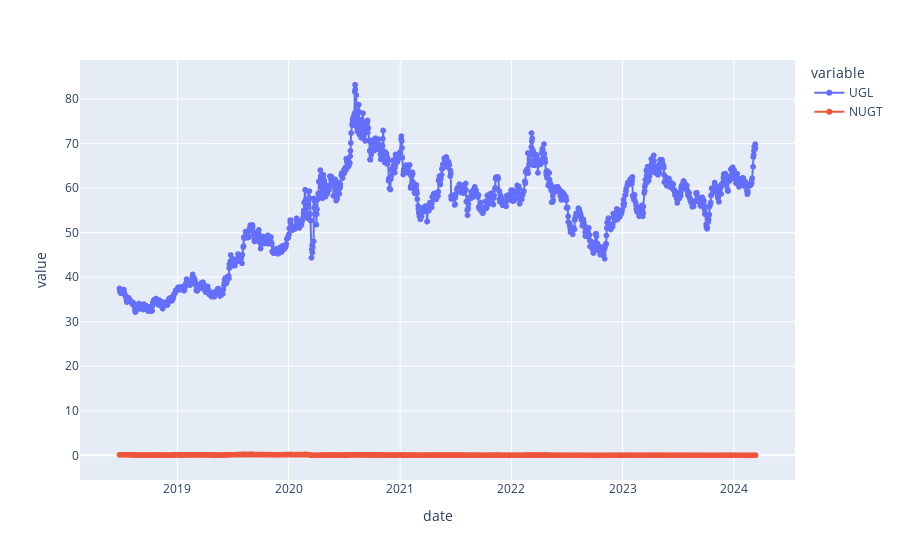

Notebook code for this chart:
### Code cell
import plotly.express as px
#df = px.data.gapminder().query("continent == 'Oceania'")
import plotly as py
import plotly.graph_objs as go
import plotly.offline as offline_py

offline_py.init_notebook_mode(connected=True)
#df_test = pd.DataFrame(z_score, columns=["z_score"])

fig = px.scatter(df_final["2018-06-25":])

fig.update_traces(mode='markers+lines')

fig.show()

### Figure 1 — Plotly figure (JSON) as saved in the notebook; plotly's stock layout.template omitted (floating-point values rounded to 4 significant figures; data arrays with more than 128 entries replaced by an {"elided": "..."} marker saying what was removed)
{"data": [{"hovertemplate": "variable=UGL<br>date=%{x}<br>value=%{y}<extra></extra>", "legendgroup": "UGL", "marker": {"color": "#636efa", "symbol": "circle"}, "mode": "markers+lines", "name": "UGL", "showlegend": true, "type": "scattergl", "x": {"elided": "1438 str values"}, "xaxis": "x", "y": {"elided": "1438 float values"}, "yaxis": "y"}, {"hovertemplate": "variable=NUGT<br>date=%{x}<br>value=%{y}<extra></extra>", "legendgroup": "NUGT", "marker": {"color": "#EF553B", "symbol": "circle"}, "mode": "markers+lines", "name": "NUGT", "showlegend": true, "type": "scattergl", "x": {"elided": "1438 str values"}, "xaxis": "x", "y": {"elided": "1438 float values"}, "yaxis": "y"}], "layout": {"legend": {"title": {"text": "variable"}, "tracegroupgap": 0}, "margin": {"t": 60}, "xaxis": {"anchor": "y", "domain": [0, 1], "title": {"text": "date"}}, "yaxis": {"anchor": "x", "domain": [0, 1], "title": {"text": "value"}}}}
